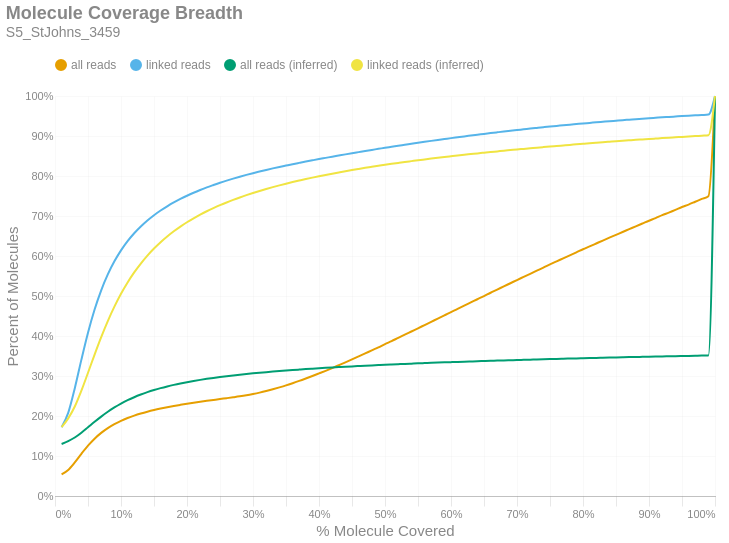

This figure's notebook cell:
### Markdown cell above
### Molecule Read Coverage
This chart shows molecule coverage breadth as computed by the number of bases aligned to that molecule. In other words, "*how much of each unique long molecule is actually sequenced/aligned?*" Keep in mind there is a distinction between sequences and alignments, since some sequences belonging to a particular molecule may not align well and wouldn't appear in the alignment data. This chart also shows molecule coverage breadth as computed by the *inferred fragment* from which the aligned sequences originate. Unlike read coverage, this calculation takes into account the total insert size, including unsequenced gaps between the forward and reverse reads. Like the previous figures, these are cumulative percents.

### Code cell
if SKIPLR:
    print_html(f"Skipped")
else:
    binned_df = consolidated_hist(valids['coverage_bp'], mask, 0.01, True)
    binned_df_inf = consolidated_hist(valids['coverage_inserts'], mask, 0.01, True)
    binned_df = binned_df.with_columns(pl.lit(binned_df_inf['all reads (cumsum)']).alias('all reads (inferred)'))
    binned_df = binned_df.with_columns(pl.lit(binned_df_inf['linked reads (cumsum)']).alias('linked reads (inferred)'))
    binned_df = binned_df.with_columns(
        (pl.col('bin').cast(pl.Float64) + 0.01).alias('right_edge')
    )

    with SafeRender(binned_df):
        (
            density_plot(binned_df, 'Molecule Coverage Breadth', samplename, 'molcov', ['all reads (inferred)','linked reads (inferred)'])
            .encode(
                #x=alt.X('bin:Q', title="% Molecule Covered").axis(format = '%').scale(padding=0),
                x=alt.X('right_edge:Q', title="% Molecule Covered").axis(format='%').scale(padding=0),
                y=alt.Y('value:Q', title='Percent of Molecules')
                    .axis(format='%')
                    .stack(False)
                    .scale(domainMin=0, padding=0),
                color=alt.Color("key:N").scale(domain = ["all reads", "linked reads", "all reads (inferred)", "linked reads (inferred)"]),
                tooltip = [
                    alt.Tooltip("key:N", title = "Data Type"),
                    alt.Tooltip("range_label:N", title="% Molecule Covered"),
                    alt.Tooltip("value:Q", format = ".2%", title="% Molecules")
                ]
            )
        ).display()

### Figure 1 — Vega-Lite specification as saved in the notebook (floating-point values rounded to 4 significant figures)
{"width": "container", "height": 400, "config": {"title": {"anchor": "start", "dy": -15, "fontSize": 18, "color": "#888888", "subtitleColor": "#888888", "subtitleFontSize": 14}, "arc": {"fill": "#0072B2"}, "axis": {"domainColor": "#888888", "domainWidth": 0.5, "gridWidth": 0.2, "grid": false, "titleFontWeight": 400, "titleFontSize": 15, "labelFontSize": 11, "labelColor": "#888888", "tickColor": "#888888", "tickWidth": 0.2, "titleColor": "#888888"}, "axisBand": {"grid": false}, "axisX": {"grid": true, "tickSize": 10, "domainCap": "round"}, "axisY": {"domain": false, "grid": true, "tickSize": 0, "domainCap": "round"}, "background": "transparent", "header": {"labelFontSize": 15, "labelColor": "#888888", "titleFontSize": 15, "titleFontWeight": 600, "titleColor": "#888888"}, "legend": {"labelFont": "sans-serif", "labelFontSize": 12, "labelColor": "#888888", "symbolSize": 100, "symbolType": "circle", "titleFontSize": 12, "titlePadding": 10, "titleColor": "#888888", "title": null, "orient": "top"}, "range": {"category": ["#E69F00", "#56B4E9", "#009E73", "#F0E442", "#0072B2", "#D55E00", "#CC79A7", "#000000"], "diverging": ["#cfe8f3", "#a2d4ec", "#73bfe2", "#46abdb", "#1696d2", "#12719e"]}, "area": {"fill": "#0072B2", "fillOpacity": 0.7, "line": true, "strokeOpacity": 0.7}, "line": {"color": "#0072B2", "stroke": "#0072B2", "strokeWidth": 2}, "trail": {"color": "#0072B2", "stroke": "#0072B2", "strokeWidth": 0, "size": 1}, "point": {"filled": true, "fillOpacity": 1.0, "size": 95}, "text": {"color": "#888888", "fontSize": 11, "align": "right", "fontWeight": 400, "size": 11}, "bar": {"fill": "#0072B2", "stroke": null}, "view": {"stroke": null, "continuousWidth": 660, "continuousHeight": 400}}, "data": {"name": "data-f41ab6da89281031d1de9242bab3d5d1"}, "mark": {"type": "line", "interpolate": "monotone", "point": {"opacity": 0, "size": 275}}, "encoding": {"color": {"field": "key", "scale": {"domain": ["all reads", "linked reads", "all reads (inferred)", "linked reads (inferred)"]}, "type": "nominal"}, "tooltip": [{"field": "key", "title": "Data Type", "type": "nominal"}, {"field": "range_label", "title": "% Molecule Covered", "type": "nominal"}, {"field": "value", "format": ".2%", "title": "% Molecules", "type": "quantitative"}], "x": {"axis": {"format": "%"}, "field": "right_edge", "scale": {"padding": 0}, "title": "% Molecule Covered", "type": "quantitative"}, "y": {"axis": {"format": "%"}, "field": "value", "scale": {"domainMin": 0, "padding": 0}, "stack": false, "title": "Percent of Molecules", "type": "quantitative"}}, "params": [{"name": "param_c36ac31b6afebe62", "select": {"type": "point", "fields": ["key"]}, "bind": "legend"}], "title": {"text": "Molecule Coverage Breadth", "subtitle": "S5_StJohns_3459"}, "transform": [{"fold": ["all reads (cumsum)", "linked reads (cumsum)", "all reads (inferred)", "linked reads (inferred)"]}, {"calculate": "replace(datum.key, ' (cumsum)', '')", "as": "key"}, {"filter": {"param": "param_c36ac31b6afebe62"}}], "usermeta": {"embedOptions": {"downloadFileName": "S5_StJohns_3459.molcov"}}, "$schema": "https://vega.github.io/schema/vega-lite/v6.1.0.json", "datasets": {"data-f41ab6da89281031d1de9242bab3d5d1": [{"bin": "0.0", "interval": "0.0-0.01", "all reads": 0.05405, "linked reads": 0.1719, "all reads (cumsum)": 0.05405, "linked reads (cumsum)": 0.1719, "range_label": "0.0-0.01", "all reads (inferred)": 0.1301, "linked reads (inferred)": 0.172, "right_edge": 0.01}, {"bin": "0.01", "interval": "0.01-0.02", "all reads": 0.01112, "linked reads": 0.03589, "all reads (cumsum)": 0.06517, "linked reads (cumsum)": 0.2078, "range_label": "0.01-0.02", "all reads (inferred)": 0.137, "linked reads (inferred)": 0.1941, "right_edge": 0.02}, {"bin": "0.02", "interval": "0.02-0.03", "all reads": 0.0188, "linked reads": 0.06179, "all reads (cumsum)": 0.08396, "linked reads (cumsum)": 0.2695, "range_label": "0.02-0.03", "all reads (inferred)": 0.1462, "linked reads (inferred)": 0.2238, "right_edge": 0.03}, {"bin": "0.03", "interval": "0.03-0.04", "all reads": 0.02161, "linked reads": 0.07142, "all reads (cumsum)": 0.1056, "linked reads (cumsum)": 0.341, "range_label": "0.03-0.04", "all reads (inferred)": 0.1583, "linked reads (inferred)": 0.2634, "right_edge": 0.04}, {"bin": "0.04", "interval": "0.04-0.05", "all reads": 0.02029, "linked reads": 0.06729, "all reads (cumsum)": 0.1259, "linked reads (cumsum)": 0.4082, "range_label": "0.04-0.05", "all reads (inferred)": 0.1718, "linked reads (inferred)": 0.3081, "right_edge": 0.05}, {"bin": "0.05", "interval": "0.05-0.06", "all reads": 0.01746, "linked reads": 0.05792, "all reads (cumsum)": 0.1433, "linked reads (cumsum)": 0.4662, "range_label": "0.05-0.06", "all reads (inferred)": 0.1855, "linked reads (inferred)": 0.3536, "right_edge": 0.06}, {"bin": "0.06", "interval": "0.06-0.07", "all reads": 0.01447, "linked reads": 0.048, "all reads (cumsum)": 0.1578, "linked reads (cumsum)": 0.5142, "range_label": "0.06-0.07", "all reads (inferred)": 0.1985, "linked reads (inferred)": 0.3972, "right_edge": 0.07}, {"bin": "0.07", "interval": "0.07-0.08", "all reads": 0.01198, "linked reads": 0.03971, "all reads (cumsum)": 0.1698, "linked reads (cumsum)": 0.5539, "range_label": "0.07-0.08", "all reads (inferred)": 0.2105, "linked reads (inferred)": 0.4372, "right_edge": 0.08}, {"bin": "0.08", "interval": "0.08-0.09", "all reads": 0.009915, "linked reads": 0.03277, "all reads (cumsum)": 0.1797, "linked reads (cumsum)": 0.5866, "range_label": "0.08-0.09", "all reads (inferred)": 0.2213, "linked reads (inferred)": 0.4734, "right_edge": 0.09}, {"bin": "0.09", "interval": "0.09-0.1", "all reads": 0.008312, "linked reads": 0.02738, "all reads (cumsum)": 0.188, "linked reads (cumsum)": 0.614, "range_label": "0.09-0.1", "all reads (inferred)": 0.231, "linked reads (inferred)": 0.5056, "right_edge": 0.1}, {"bin": "0.1", "interval": "0.1-0.11", "all reads": 0.007011, "linked reads": 0.02301, "all reads (cumsum)": 0.195, "linked reads (cumsum)": 0.637, "range_label": "0.1-0.11", "all reads (inferred)": 0.2394, "linked reads (inferred)": 0.5338, "right_edge": 0.11}, {"bin": "0.11", "interval": "0.11-0.12", "all reads": 0.006031, "linked reads": 0.01974, "all reads (cumsum)": 0.201, "linked reads (cumsum)": 0.6568, "range_label": "0.11-0.12", "all reads (inferred)": 0.247, "linked reads (inferred)": 0.559, "right_edge": 0.12}, {"bin": "0.12", "interval": "0.12-0.13", "all reads": 0.005205, "linked reads": 0.01701, "all reads (cumsum)": 0.2062, "linked reads (cumsum)": 0.6738, "range_label": "0.12-0.13", "all reads (inferred)": 0.2536, "linked reads (inferred)": 0.5812, "right_edge": 0.13}, {"bin": "0.13", "interval": "0.13-0.14", "all reads": 0.004598, "linked reads": 0.01496, "all reads (cumsum)": 0.2108, "linked reads (cumsum)": 0.6888, "range_label": "0.13-0.14", "all reads (inferred)": 0.2596, "linked reads (inferred)": 0.6011, "right_edge": 0.14}, {"bin": "0.14", "interval": "0.14-0.15", "all reads": 0.004086, "linked reads": 0.0132, "all reads (cumsum)": 0.2149, "linked reads (cumsum)": 0.702, "range_label": "0.14-0.15", "all reads (inferred)": 0.2649, "linked reads (inferred)": 0.6187, "right_edge": 0.15}, {"bin": "0.15", "interval": "0.15-0.16", "all reads": 0.003656, "linked reads": 0.01172, "all reads (cumsum)": 0.2186, "linked reads (cumsum)": 0.7137, "range_label": "0.15-0.16", "all reads (inferred)": 0.2696, "linked reads (inferred)": 0.6345, "right_edge": 0.16}, {"bin": "0.16", "interval": "0.16-0.17", "all reads": 0.003347, "linked reads": 0.01063, "all reads (cumsum)": 0.2219, "linked reads (cumsum)": 0.7243, "range_label": "0.16-0.17", "all reads (inferred)": 0.2739, "linked reads (inferred)": 0.6488, "right_edge": 0.17}, {"bin": "0.17", "interval": "0.17-0.18", "all reads": 0.003117, "linked reads": 0.009682, "all reads (cumsum)": 0.225, "linked reads (cumsum)": 0.734, "range_label": "0.17-0.18", "all reads (inferred)": 0.2778, "linked reads (inferred)": 0.6618, "right_edge": 0.18}, {"bin": "0.18", "interval": "0.18-0.19", "all reads": 0.002829, "linked reads": 0.008634, "all reads (cumsum)": 0.2279, "linked reads (cumsum)": 0.7426, "range_label": "0.18-0.19", "all reads (inferred)": 0.2813, "linked reads (inferred)": 0.6736, "right_edge": 0.19}, {"bin": "0.19", "interval": "0.19-0.2", "all reads": 0.002697, "linked reads": 0.008064, "all reads (cumsum)": 0.2306, "linked reads (cumsum)": 0.7507, "range_label": "0.19-0.2", "all reads (inferred)": 0.2846, "linked reads (inferred)": 0.6843, "right_edge": 0.2}, {"bin": "0.2", "interval": "0.2-0.21", "all reads": 0.002544, "linked reads": 0.007437, "all reads (cumsum)": 0.2331, "linked reads (cumsum)": 0.7581, "range_label": "0.2-0.21", "all reads (inferred)": 0.2875, "linked reads (inferred)": 0.6942, "right_edge": 0.21}, {"bin": "0.21", "interval": "0.21-0.22", "all reads": 0.002419, "linked reads": 0.006912, "all reads (cumsum)": 0.2355, "linked reads (cumsum)": 0.765, "range_label": "0.21-0.22", "all reads (inferred)": 0.2903, "linked reads (inferred)": 0.7033, "right_edge": 0.22}, {"bin": "0.22", "interval": "0.22-0.23", "all reads": 0.002352, "linked reads": 0.006483, "all reads (cumsum)": 0.2379, "linked reads (cumsum)": 0.7715, "range_label": "0.22-0.23", "all reads (inferred)": 0.2929, "linked reads (inferred)": 0.7119, "right_edge": 0.23}, {"bin": "0.23", "interval": "0.23-0.24", "all reads": 0.00224, "linked reads": 0.005902, "all reads (cumsum)": 0.2401, "linked reads (cumsum)": 0.7774, "range_label": "0.23-0.24", "all reads (inferred)": 0.2952, "linked reads (inferred)": 0.7197, "right_edge": 0.24}, {"bin": "0.24", "interval": "0.24-0.25", "all reads": 0.002238, "linked reads": 0.005694, "all reads (cumsum)": 0.2424, "linked reads (cumsum)": 0.7831, "range_label": "0.24-0.25", "all reads (inferred)": 0.2974, "linked reads (inferred)": 0.7271, "right_edge": 0.25}, {"bin": "0.25", "interval": "0.25-0.26", "all reads": 0.002172, "linked reads": 0.005269, "all reads (cumsum)": 0.2445, "linked reads (cumsum)": 0.7884, "range_label": "0.25-0.26", "all reads (inferred)": 0.2995, "linked reads (inferred)": 0.7339, "right_edge": 0.26}, {"bin": "0.26", "interval": "0.26-0.27", "all reads": 0.002225, "linked reads": 0.005044, "all reads (cumsum)": 0.2468, "linked reads (cumsum)": 0.7934, "range_label": "0.26-0.27", "all reads (inferred)": 0.3014, "linked reads (inferred)": 0.7403, "right_edge": 0.27}, {"bin": "0.27", "interval": "0.27-0.28", "all reads": 0.002344, "linked reads": 0.004783, "all reads (cumsum)": 0.2491, "linked reads (cumsum)": 0.7982, "range_label": "0.27-0.28", "all reads (inferred)": 0.3033, "linked reads (inferred)": 0.7464, "right_edge": 0.28}, {"bin": "0.28", "interval": "0.28-0.29", "all reads": 0.002676, "linked reads": 0.004549, "all reads (cumsum)": 0.2518, "linked reads (cumsum)": 0.8028, "range_label": "0.28-0.29", "all reads (inferred)": 0.305, "linked reads (inferred)": 0.7521, "right_edge": 0.29}, {"bin": "0.29", "interval": "0.29-0.3", "all reads": 0.003127, "linked reads": 0.004266, "all reads (cumsum)": 0.2549, "linked reads (cumsum)": 0.807, "range_label": "0.29-0.3", "all reads (inferred)": 0.3066, "linked reads (inferred)": 0.7575, "right_edge": 0.3}, {"bin": "0.3", "interval": "0.3-0.31", "all reads": 0.003512, "linked reads": 0.004086, "all reads (cumsum)": 0.2584, "linked reads (cumsum)": 0.8111, "range_label": "0.3-0.31", "all reads (inferred)": 0.3082, "linked reads (inferred)": 0.7627, "right_edge": 0.31}, {"bin": "0.31", "interval": "0.31-0.32", "all reads": 0.003991, "linked reads": 0.004028, "all reads (cumsum)": 0.2624, "linked reads (cumsum)": 0.8151, "range_label": "0.31-0.32", "all reads (inferred)": 0.3097, "linked reads (inferred)": 0.7675, "right_edge": 0.32}, {"bin": "0.32", "interval": "0.32-0.33", "all reads": 0.004454, "linked reads": 0.003866, "all reads (cumsum)": 0.2669, "linked reads (cumsum)": 0.819, "range_label": "0.32-0.33", "all reads (inferred)": 0.3111, "linked reads (inferred)": 0.7722, "right_edge": 0.33}, {"bin": "0.33", "interval": "0.33-0.34", "all reads": 0.004727, "linked reads": 0.003626, "all reads (cumsum)": 0.2716, "linked reads (cumsum)": 0.8226, "range_label": "0.33-0.34", "all reads (inferred)": 0.3124, "linked reads (inferred)": 0.7766, "right_edge": 0.34}, {"bin": "0.34", "interval": "0.34-0.35", "all reads": 0.004995, "linked reads": 0.003451, "all reads (cumsum)": 0.2766, "linked reads (cumsum)": 0.8261, "range_label": "0.34-0.35", "all reads (inferred)": 0.3137, "linked reads (inferred)": 0.7808, "right_edge": 0.35}, {"bin": "0.35", "interval": "0.35-0.36", "all reads": 0.005434, "linked reads": 0.003431, "all reads (cumsum)": 0.282, "linked reads (cumsum)": 0.8295, "range_label": "0.35-0.36", "all reads (inferred)": 0.3149, "linked reads (inferred)": 0.7848, "right_edge": 0.36}, {"bin": "0.36", "interval": "0.36-0.37", "all reads": 0.005672, "linked reads": 0.003294, "all reads (cumsum)": 0.2877, "linked reads (cumsum)": 0.8328, "range_label": "0.36-0.37", "all reads (inferred)": 0.3161, "linked reads (inferred)": 0.7887, "right_edge": 0.37}, {"bin": "0.37", "interval": "0.37-0.38", "all reads": 0.006021, "linked reads": 0.003261, "all reads (cumsum)": 0.2937, "linked reads (cumsum)": 0.8361, "range_label": "0.37-0.38", "all reads (inferred)": 0.3172, "linked reads (inferred)": 0.7924, "right_edge": 0.38}, {"bin": "0.38", "interval": "0.38-0.39", "all reads": 0.006199, "linked reads": 0.003177, "all reads (cumsum)": 0.2999, "linked reads (cumsum)": 0.8392, "range_label": "0.38-0.39", "all reads (inferred)": 0.3183, "linked reads (inferred)": 0.7959, "right_edge": 0.39}, {"bin": "0.39", "interval": "0.39-0.4", "all reads": 0.006478, "linked reads": 0.003117, "all reads (cumsum)": 0.3064, "linked reads (cumsum)": 0.8424, "range_label": "0.39-0.4", "all reads (inferred)": 0.3193, "linked reads (inferred)": 0.7993, "right_edge": 0.4}, {"bin": "0.4", "interval": "0.4-0.41", "all reads": 0.006582, "linked reads": 0.002946, "all reads (cumsum)": 0.313, "linked reads (cumsum)": 0.8453, "range_label": "0.4-0.41", "all reads (inferred)": 0.3203, "linked reads (inferred)": 0.8026, "right_edge": 0.41}, {"bin": "0.41", "interval": "0.41-0.42", "all reads": 0.006886, "linked reads": 0.002965, "all reads (cumsum)": 0.3199, "linked reads (cumsum)": 0.8483, "range_label": "0.41-0.42", "all reads (inferred)": 0.3213, "linked reads (inferred)": 0.8058, "right_edge": 0.42}, {"bin": "0.42", "interval": "0.42-0.43", "all reads": 0.007089, "linked reads": 0.0029, "all reads (cumsum)": 0.327, "linked reads (cumsum)": 0.8512, "range_label": "0.42-0.43", "all reads (inferred)": 0.3222, "linked reads (inferred)": 0.8089, "right_edge": 0.43}, {"bin": "0.43", "interval": "0.43-0.44", "all reads": 0.007114, "linked reads": 0.00289, "all reads (cumsum)": 0.3341, "linked reads (cumsum)": 0.8541, "range_label": "0.43-0.44", "all reads (inferred)": 0.3232, "linked reads (inferred)": 0.8119, "right_edge": 0.44}, {"bin": "0.44", "interval": "0.44-0.45", "all reads": 0.007342, "linked reads": 0.002851, "all reads (cumsum)": 0.3414, "linked reads (cumsum)": 0.8569, "range_label": "0.44-0.45", "all reads (inferred)": 0.324, "linked reads (inferred)": 0.8148, "right_edge": 0.45}, {"bin": "0.45", "interval": "0.45-0.46", "all reads": 0.007458, "linked reads": 0.002801, "all reads (cumsum)": 0.3489, "linked reads (cumsum)": 0.8597, "range_label": "0.45-0.46", "all reads (inferred)": 0.3249, "linked reads (inferred)": 0.8176, "right_edge": 0.46}, {"bin": "0.46", "interval": "0.46-0.47", "all reads": 0.007529, "linked reads": 0.0028, "all reads (cumsum)": 0.3564, "linked reads (cumsum)": 0.8625, "range_label": "0.46-0.47", "all reads (inferred)": 0.3257, "linked reads (inferred)": 0.8204, "right_edge": 0.47}, {"bin": "0.47", "interval": "0.47-0.48", "all reads": 0.007676, "linked reads": 0.002732, "all reads (cumsum)": 0.3641, "linked reads (cumsum)": 0.8652, "range_label": "0.47-0.48", "all reads (inferred)": 0.3265, "linked reads (inferred)": 0.823, "right_edge": 0.48}, {"bin": "0.48", "interval": "0.48-0.49", "all reads": 0.007466, "linked reads": 0.002616, "all reads (cumsum)": 0.3715, "linked reads (cumsum)": 0.8679, "range_label": "0.48-0.49", "all reads (inferred)": 0.3273, "linked reads (inferred)": 0.8255, "right_edge": 0.49}, {"bin": "0.49", "interval": "0.49-0.5", "all reads": 0.008344, "linked reads": 0.002727, "all reads (cumsum)": 0.3799, "linked reads (cumsum)": 0.8706, "range_label": "0.49-0.5", "all reads (inferred)": 0.3281, "linked reads (inferred)": 0.828, "right_edge": 0.5}, {"bin": "0.5", "interval": "0.5-0.51", "all reads": 0.007272, "linked reads": 0.00248, "all reads (cumsum)": 0.3872, "linked reads (cumsum)": 0.8731, "range_label": "0.5-0.51", "all reads (inferred)": 0.3288, "linked reads (inferred)": 0.8304, "right_edge": 0.51}, {"bin": "0.51", "interval": "0.51-0.52", "all reads": 0.00819, "linked reads": 0.002539, "all reads (cumsum)": 0.3953, "linked reads (cumsum)": 0.8756, "range_label": "0.51-0.52", "all reads (inferred)": 0.3295, "linked reads (inferred)": 0.8327, "right_edge": 0.52}, {"bin": "0.52", "interval": "0.52-0.53", "all reads": 0.007853, "linked reads": 0.002466, "all reads (cumsum)": 0.4032, "linked reads (cumsum)": 0.8781, "range_label": "0.52-0.53", "all reads (inferred)": 0.3302, "linked reads (inferred)": 0.835, "right_edge": 0.53}, {"bin": "0.53", "interval": "0.53-0.54", "all reads": 0.008073, "linked reads": 0.002495, "all reads (cumsum)": 0.4113, "linked reads (cumsum)": 0.8806, "range_label": "0.53-0.54", "all reads (inferred)": 0.3309, "linked reads (inferred)": 0.8372, "right_edge": 0.54}, {"bin": "0.54", "interval": "0.54-0.55", "all reads": 0.007974, "linked reads": 0.002478, "all reads (cumsum)": 0.4192, "linked reads (cumsum)": 0.883, "range_label": "0.54-0.55", "all reads (inferred)": 0.3316, "linked reads (inferred)": 0.8393, "right_edge": 0.55}, {"bin": "0.55", "interval": "0.55-0.56", "all reads": 0.008175, "linked reads": 0.002403, "all reads (cumsum)": 0.4274, "linked reads (cumsum)": 0.8854, "range_label": "0.55-0.56", "all reads (inferred)": 0.3322, "linked reads (inferred)": 0.8414, "right_edge": 0.56}, {"bin": "0.56", "interval": "0.56-0.57", "all reads": 0.008062, "linked reads": 0.002358, "all reads (cumsum)": 0.4355, "linked reads (cumsum)": 0.8878, "range_label": "0.56-0.57", "all reads (inferred)": 0.3328, "linked reads (inferred)": 0.8435, "right_edge": 0.57}, {"bin": "0.57", "interval": "0.57-0.58", "all reads": 0.007948, "linked reads": 0.002322, "all reads (cumsum)": 0.4434, "linked reads (cumsum)": 0.8901, "range_label": "0.57-0.58", "all reads (inferred)": 0.3335, "linked reads (inferred)": 0.8455, "right_edge": 0.58}, {"bin": "0.58", "interval": "0.58-0.59", "all reads": 0.008079, "linked reads": 0.002262, "all reads (cumsum)": 0.4515, "linked reads (cumsum)": 0.8924, "range_label": "0.58-0.59", "all reads (inferred)": 0.3341, "linked reads (inferred)": 0.8475, "right_edge": 0.59}, {"bin": "0.59", "interval": "0.59-0.6", "all reads": 0.008283, "linked reads": 0.002309, "all reads (cumsum)": 0.4598, "linked reads (cumsum)": 0.8947, "range_label": "0.59-0.6", "all reads (inferred)": 0.3347, "linked reads (inferred)": 0.8494, "right_edge": 0.6}, {"bin": "0.6", "interval": "0.6-0.61", "all reads": 0.007906, "linked reads": 0.002141, "all reads (cumsum)": 0.4677, "linked reads (cumsum)": 0.8968, "range_label": "0.6-0.61", "all reads (inferred)": 0.3353, "linked reads (inferred)": 0.8513, "right_edge": 0.61}, {"bin": "0.61", "interval": "0.61-0.62", "all reads": 0.008184, "linked reads": 0.002135, "all reads (cumsum)": 0.4759, "linked reads (cumsum)": 0.899, "range_label": "0.61-0.62", "all reads (inferred)": 0.3358, "linked reads (inferred)": 0.8531, "right_edge": 0.62}, {"bin": "0.62", "interval": "0.62-0.63", "all reads": 0.008013, "linked reads": 0.002083, "all reads (cumsum)": 0.4839, "linked reads (cumsum)": 0.9011, "range_label": "0.62-0.63", "all reads (inferred)": 0.3364, "linked reads (inferred)": 0.8548, "right_edge": 0.63}, {"bin": "0.63", "interval": "0.63-0.64", "all reads": 0.008032, "linked reads": 0.002087, "all reads (cumsum)": 0.4919, "linked reads (cumsum)": 0.9031, "range_label": "0.63-0.64", "all reads (inferred)": 0.3369, "linked reads (inferred)": 0.8565, "right_edge": 0.64}, {"bin": "0.64", "interval": "0.64-0.65", "all reads": 0.007939, "linked reads": 0.002003, "all reads (cumsum)": 0.4999, "linked reads (cumsum)": 0.9052, "range_label": "0.64-0.65", "all reads (inferred)": 0.3374, "linked reads (inferred)": 0.8582, "right_edge": 0.65}, {"bin": "0.65", "interval": "0.65-0.66", "all reads": 0.008317, "linked reads": 0.00209, "all reads (cumsum)": 0.5082, "linked reads (cumsum)": 0.9072, "range_label": "0.65-0.66", "all reads (inferred)": 0.338, "linked reads (inferred)": 0.8599, "right_edge": 0.66}, {"bin": "0.66", "interval": "0.66-0.67", "all reads": 0.007879, "linked reads": 0.002007, "all reads (cumsum)": 0.5161, "linked reads (cumsum)": 0.9092, "range_label": "0.66-0.67", "all reads (inferred)": 0.3385, "linked reads (inferred)": 0.8615, "right_edge": 0.67}, {"bin": "0.67", "interval": "0.67-0.68", "all reads": 0.008019, "linked reads": 0.001975, "all reads (cumsum)": 0.5241, "linked reads (cumsum)": 0.9112, "range_label": "0.67-0.68", "all reads (inferred)": 0.339, "linked reads (inferred)": 0.8632, "right_edge": 0.68}, {"bin": "0.68", "interval": "0.68-0.69", "all reads": 0.007857, "linked reads": 0.001856, "all reads (cumsum)": 0.5319, "linked reads (cumsum)": 0.9131, "range_label": "0.68-0.69", "all reads (inferred)": 0.3395, "linked reads (inferred)": 0.8647, "right_edge": 0.69}, {"bin": "0.69", "interval": "0.69-0.7", "all reads": 0.007994, "linked reads": 0.001854, "all reads (cumsum)": 0.5399, "linked reads (cumsum)": 0.9149, "range_label": "0.69-0.7", "all reads (inferred)": 0.34, "linked reads (inferred)": 0.8663, "right_edge": 0.7}, {"bin": "0.7", "interval": "0.7-0.71", "all reads": 0.007756, "linked reads": 0.001776, "all reads (cumsum)": 0.5477, "linked reads (cumsum)": 0.9167, "range_label": "0.7-0.71", "all reads (inferred)": 0.3404, "linked reads (inferred)": 0.8678, "right_edge": 0.71}, {"bin": "0.71", "interval": "0.71-0.72", "all reads": 0.007772, "linked reads": 0.001823, "all reads (cumsum)": 0.5555, "linked reads (cumsum)": 0.9185, "range_label": "0.71-0.72", "all reads (inferred)": 0.3409, "linked reads (inferred)": 0.8693, "right_edge": 0.72}, {"bin": "0.72", "interval": "0.72-0.73", "all reads": 0.007864, "linked reads": 0.001749, "all reads (cumsum)": 0.5633, "linked reads (cumsum)": 0.9203, "range_label": "0.72-0.73", "all reads (inferred)": 0.3414, "linked reads (inferred)": 0.8708, "right_edge": 0.73}, {"bin": "0.73", "interval": "0.73-0.74", "all reads": 0.007715, "linked reads": 0.001737, "all reads (cumsum)": 0.571, "linked reads (cumsum)": 0.922, "range_label": "0.73-0.74", "all reads (inferred)": 0.3418, "linked reads (inferred)": 0.8722, "right_edge": 0.74}, {"bin": "0.74", "interval": "0.74-0.75", "all reads": 0.008031, "linked reads": 0.001697, "all reads (cumsum)": 0.5791, "linked reads (cumsum)": 0.9237, "range_label": "0.74-0.75", "all reads (inferred)": 0.3423, "linked reads (inferred)": 0.8736, "right_edge": 0.75}, {"bin": "0.75", "interval": "0.75-0.76", "all reads": 0.007436, "linked reads": 0.001576, "all reads (cumsum)": 0.5865, "linked reads (cumsum)": 0.9253, "range_label": "0.75-0.76", "all reads (inferred)": 0.3427, "linked reads (inferred)": 0.875, "right_edge": 0.76}, {"bin": "0.76", "interval": "0.76-0.77", "all reads": 0.007695, "linked reads": 0.001519, "all reads (cumsum)": 0.5942, "linked reads (cumsum)": 0.9268, "range_label": "0.76-0.77", "all reads (inferred)": 0.3431, "linked reads (inferred)": 0.8764, "right_edge": 0.77}, {"bin": "0.77", "interval": "0.77-0.78", "all reads": 0.007519, "linked reads": 0.001579, "all reads (cumsum)": 0.6017, "linked reads (cumsum)": 0.9284, "range_label": "0.77-0.78", "all reads (inferred)": 0.3436, "linked reads (inferred)": 0.8778, "right_edge": 0.78}, {"bin": "0.78", "interval": "0.78-0.79", "all reads": 0.00741, "linked reads": 0.00149, "all reads (cumsum)": 0.6091, "linked reads (cumsum)": 0.9299, "range_label": "0.78-0.79", "all reads (inferred)": 0.344, "linked reads (inferred)": 0.8791, "right_edge": 0.79}, {"bin": "0.79", "interval": "0.79-0.8", "all reads": 0.007745, "linked reads": 0.001504, "all reads (cumsum)": 0.6169, "linked reads (cumsum)": 0.9314, "range_label": "0.79-0.8", "all reads (inferred)": 0.3444, "linked reads (inferred)": 0.8805, "right_edge": 0.8}, {"bin": "0.8", "interval": "0.8-0.81", "all reads": 0.007068, "linked reads": 0.001372, "all reads (cumsum)": 0.6239, "linked reads (cumsum)": 0.9328, "range_label": "0.8-0.81", "all reads (inferred)": 0.3449, "linked reads (inferred)": 0.8819, "right_edge": 0.81}, {"bin": "0.81", "interval": "0.81-0.82", "all reads": 0.007305, "linked reads": 0.001437, "all reads (cumsum)": 0.6312, "linked reads (cumsum)": 0.9342, "range_label": "0.81-0.82", "all reads (inferred)": 0.3453, "linked reads (inferred)": 0.8832, "right_edge": 0.82}, {"bin": "0.82", "interval": "0.82-0.83", "all reads": 0.007339, "linked reads": 0.001361, "all reads (cumsum)": 0.6386, "linked reads (cumsum)": 0.9356, "range_label": "0.82-0.83", "all reads (inferred)": 0.3457, "linked reads (inferred)": 0.8844, "right_edge": 0.83}, {"bin": "0.83", "interval": "0.83-0.84", "all reads": 0.007232, "linked reads": 0.00136, "all reads (cumsum)": 0.6458, "linked reads (cumsum)": 0.9369, "range_label": "0.83-0.84", "all reads (inferred)": 0.3461, "linked reads (inferred)": 0.8856, "right_edge": 0.84}, {"bin": "0.84", "interval": "0.84-0.85", "all reads": 0.007077, "linked reads": 0.001325, "all reads (cumsum)": 0.6529, "linked reads (cumsum)": 0.9382, "range_label": "0.84-0.85", "all reads (inferred)": 0.3464, "linked reads (inferred)": 0.8868, "right_edge": 0.85}, {"bin": "0.85", "interval": "0.85-0.86", "all reads": 0.007177, "linked reads": 0.001328, "all reads (cumsum)": 0.6601, "linked reads (cumsum)": 0.9396, "range_label": "0.85-0.86", "all reads (inferred)": 0.3468, "linked reads (inferred)": 0.888, "right_edge": 0.86}, {"bin": "0.86", "interval": "0.86-0.87", "all reads": 0.006979, "linked reads": 0.001235, "all reads (cumsum)": 0.6671, "linked reads (cumsum)": 0.9408, "range_label": "0.86-0.87", "all reads (inferred)": 0.3472, "linked reads (inferred)": 0.8892, "right_edge": 0.87}, {"bin": "0.87", "interval": "0.87-0.88", "all reads": 0.00714, "linked reads": 0.001253, "all reads (cumsum)": 0.6742, "linked reads (cumsum)": 0.9421, "range_label": "0.87-0.88", "all reads (inferred)": 0.3476, "linked reads (inferred)": 0.8904, "right_edge": 0.88}, {"bin": "0.88", "interval": "0.88-0.89", "all reads": 0.006965, "linked reads": 0.001215, "all reads (cumsum)": 0.6812, "linked reads (cumsum)": 0.9433, "range_label": "0.88-0.89", "all reads (inferred)": 0.3479, "linked reads (inferred)": 0.8915, "right_edge": 0.89}, {"bin": "0.89", "interval": "0.89-0.9", "all reads": 0.007043, "linked reads": 0.001144, "all reads (cumsum)": 0.6882, "linked reads (cumsum)": 0.9444, "range_label": "0.89-0.9", "all reads (inferred)": 0.3483, "linked reads (inferred)": 0.8926, "right_edge": 0.9}, {"bin": "0.9", "interval": "0.9-0.91", "all reads": 0.006585, "linked reads": 0.001111, "all reads (cumsum)": 0.6948, "linked reads (cumsum)": 0.9455, "range_label": "0.9-0.91", "all reads (inferred)": 0.3486, "linked reads (inferred)": 0.8936, "right_edge": 0.91}, {"bin": "0.91", "interval": "0.91-0.92", "all reads": 0.007359, "linked reads": 0.001123, "all reads (cumsum)": 0.7021, "linked reads (cumsum)": 0.9466, "range_label": "0.91-0.92", "all reads (inferred)": 0.349, "linked reads (inferred)": 0.8947, "right_edge": 0.92}, {"bin": "0.92", "interval": "0.92-0.93", "all reads": 0.006312, "linked reads": 0.001034, "all reads (cumsum)": 0.7085, "linked reads (cumsum)": 0.9477, "range_label": "0.92-0.93", "all reads (inferred)": 0.3493, "linked reads (inferred)": 0.8957, "right_edge": 0.93}, {"bin": "0.93", "interval": "0.93-0.94", "all reads": 0.006801, "linked reads": 0.001046, "all reads (cumsum)": 0.7153, "linked reads (cumsum)": 0.9487, "range_label": "0.93-0.94", "all reads (inferred)": 0.3496, "linked reads (inferred)": 0.8967, "right_edge": 0.94}, {"bin": "0.94", "interval": "0.94-0.95", "all reads": 0.007309, "linked reads": 0.001048, "all reads (cumsum)": 0.7226, "linked reads (cumsum)": 0.9498, "range_label": "0.94-0.95", "all reads (inferred)": 0.35, "linked reads (inferred)": 0.8977, "right_edge": 0.95}, {"bin": "0.95", "interval": "0.95-0.96", "all reads": 0.006024, "linked reads": 0.0009558, "all reads (cumsum)": 0.7286, "linked reads (cumsum)": 0.9507, "range_label": "0.95-0.96", "all reads (inferred)": 0.3503, "linked reads (inferred)": 0.8987, "right_edge": 0.96}, {"bin": "0.96", "interval": "0.96-0.97", "all reads": 0.007042, "linked reads": 0.0009153, "all reads (cumsum)": 0.7356, "linked reads (cumsum)": 0.9516, "range_label": "0.96-0.97", "all reads (inferred)": 0.3506, "linked reads (inferred)": 0.8998, "right_edge": 0.97}, {"bin": "0.97", "interval": "0.97-0.98", "all reads": 0.007039, "linked reads": 0.0008894, "all reads (cumsum)": 0.7427, "linked reads (cumsum)": 0.9525, "range_label": "0.97-0.98", "all reads (inferred)": 0.351, "linked reads (inferred)": 0.9008, "right_edge": 0.98}, {"bin": "0.98", "interval": "0.98-0.99", "all reads": 0.006715, "linked reads": 0.0009652, "all reads (cumsum)": 0.7494, "linked reads (cumsum)": 0.9535, "range_label": "0.98-0.99", "all reads (inferred)": 0.3514, "linked reads (inferred)": 0.9018, "right_edge": 0.99}, {"bin": "0.99", "interval": "0.99-1.0", "all reads": 0.2506, "linked reads": 0.0465, "all reads (cumsum)": 1.0, "linked reads (cumsum)": 1.0, "range_label": "0.99-1.0", "all reads (inferred)": 1.0, "linked reads (inferred)": 1.0, "right_edge": 1.0}]}}
